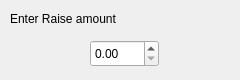
<?xml version="1.0" encoding="UTF-8"?>
<ui version="4.0">
 <class>RaiseInputForm</class>
 <widget class="QWidget" name="RaiseInputForm">
  <property name="geometry">
   <rect>
    <x>0</x>
    <y>0</y>
    <width>240</width>
    <height>80</height>
   </rect>
  </property>
  <property name="windowTitle">
   <string>Form</string>
  </property>
  <widget class="QLabel" name="label">
   <property name="geometry">
    <rect>
     <x>10</x>
     <y>10</y>
     <width>141</width>
     <height>17</height>
    </rect>
   </property>
   <property name="text">
    <string>Enter Raise amount</string>
   </property>
  </widget>
  <widget class="QDoubleSpinBox" name="doubleSpinBox">
   <property name="geometry">
    <rect>
     <x>90</x>
     <y>40</y>
     <width>69</width>
     <height>27</height>
    </rect>
   </property>
  </widget>
 </widget>
 <resources/>
 <connections/>
</ui>
